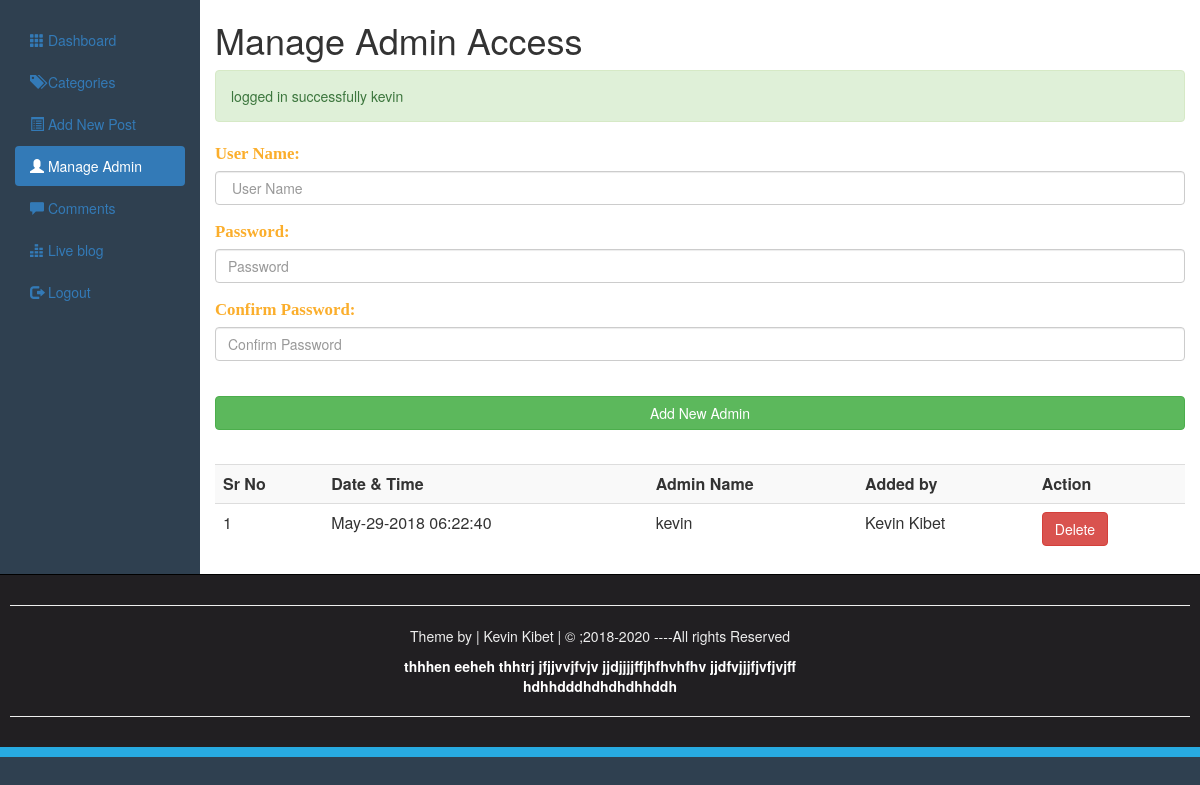
Page /admins.php (signed in) on the committed database.
### tables this page shows
CREATE TABLE `registration` (
  `id` int(10) NOT NULL,
  `datetime` varchar(50) NOT NULL,
  `username` varchar(200) NOT NULL,
  `password` varchar(200) NOT NULL,
  `addedby` varchar(200) NOT NULL
);

### admins.php (the view, shortened to what this page needs)
<?php
require_once("include/Sessions.php");
?>
<!DOCTYPE>
<html>
<head>
<link rel="stylesheet" href="css/bootstrap.min.css">
<link rel="stylesheet" href="css/adminstyles.css">
</head>
<body>
<div class="container-fluid">
<div class="row">
<div class="col-sm-2">
<ul class="nav nav-pills nav-stacked">
<li><a href="dashboard.php"><span class="glyphicon glyphicon-th"></span>&nbsp;Dashboard</a></li>
<li><a href="Categories.php"><span class="glyphicon glyphicon-tags"></span>&nbsp;Categories</a></li>
<li><a href="Addnewpost.php"><span class="glyphicon glyphicon-list-alt"></span>&nbsp;Add New Post</a></li>
<li class="active"><a href="admins.php"><span class="glyphicon glyphicon-user"></span>&nbsp;Manage Admin</a></li>
<li><a href="#"><span class="glyphicon glyphicon-comment"></span>&nbsp;Comments</a></li>
<li><a href="#"><span class="glyphicon glyphicon-equalizer"></span>&nbsp;Live blog</a></li>
<li><a href="logout.php"><span class="glyphicon glyphicon-log-out"></span>&nbsp;Logout</a></li>
</ul>
</div>
<div class="col-sm-10">
<h1>Manage Admin Access</h1>
<?php  echo Message();
       echo SuccessMessage();
?>
<div>
<form action="admins.php" method="post">
<fieldset>
         <div class="form-group">
        <label for="Username"><span class="Fieldinfo">User Name:</span></label>
        <input class="form-control" type="text" name="Username" id="Username" placeholder=" User Name">
        </div>
		<div class="form-group">
        <label for="Password"><span class="Fieldinfo"> Password:</span></label>
        <input class="form-control" type="Password" name="Password" id="Password" placeholder="Password">
		</div>
		<div class="form-group">
        <label for="Cpassword"><span class="Fieldinfo">Confirm Password:</span></label>
        <input class="form-control" type="Password" name="Cpassword" id="Cpassword" placeholder="Confirm Password">
		</div>
		 <br>
          <input class="btn btn-success btn-block " type="submit" name="submit" value="Add New Admin">
</fieldset>
</form>
</div>
<div class="table-responsive">
<table class="table table-striped  table-hover"  >
<tr>
<th>Sr No</th>
<th>Date & Time</th>
<th>Admin Name</th>
<th>Added by</th>
<th>Action</th>
</tr>
<?php
global $Connection;
$ViewQuery="SELECT * FROM registration ORDER BY datetime desc";
$Execute=mysqli_query($Connection,$ViewQuery);
$SrNo=0;
while($DataRows=mysqli_fetch_array($Execute)){
	$id=$DataRows['id'];
	$DateTime=$DataRows['datetime'];
	$Username=$DataRows['username'];
	$Admin=$DataRows['addedby'];
	$SrNo++;
?>
<tr>
<td><?php echo $SrNo;  ?></td>
<td><?php echo $DateTime;  ?></td>
<td><?php echo $Username;  ?></td>
<td><?php echo $Admin;  ?></td>
<td><a href="deleteadmin.php?id=<?php echo $id; ?>"><span  class="btn btn-danger">Delete</span><a/> </td>
</tr>
<?php } ?>
</table>
</div>
</div>
</div>
</div>
<div id="Footer">
<hr><p>Theme by | Kevin Kibet | &copy ;2018-2020 ----All rights Reserved</p>
<a style="color: white; text-decoration: none; cursor: pointer; font-weight: bold;" href="#">
<p>thhhen eeheh thhtrj jfjjvvjfvjv jjdjjjjffjhfhvhfhv jjdfvjjjfjvfjvjff<br>hdhhdddhdhdhdhhddh
</p>
<hr>
</a>
</div>
<div  style="height: 10px; background: #27aae1">
</body>
</html>

### css/adminstyles.css (style rules this page uses)
body { background-color: #2f4050; }
.col-sm-10 { background-color: #ffffff; }
#Footer { padding: 10px; border-top: 1px solid black; color: #eeeeee; background-color: #211f22; text-align: center; }

### admins.php (style rules this page uses)
.Fieldinfo { color: rgb(251,174,44); font-family: Bitter,Georgia,'Times Nw Roman',Times,serif; font-size: 1.2em; }

### rows in the picture
registration: datetime "May-29-2018 06:22:40", username "kevin", addedby "Kevin Kibet"

### other values in the picture
SuccessMessage() "logged in successfully kevin"
